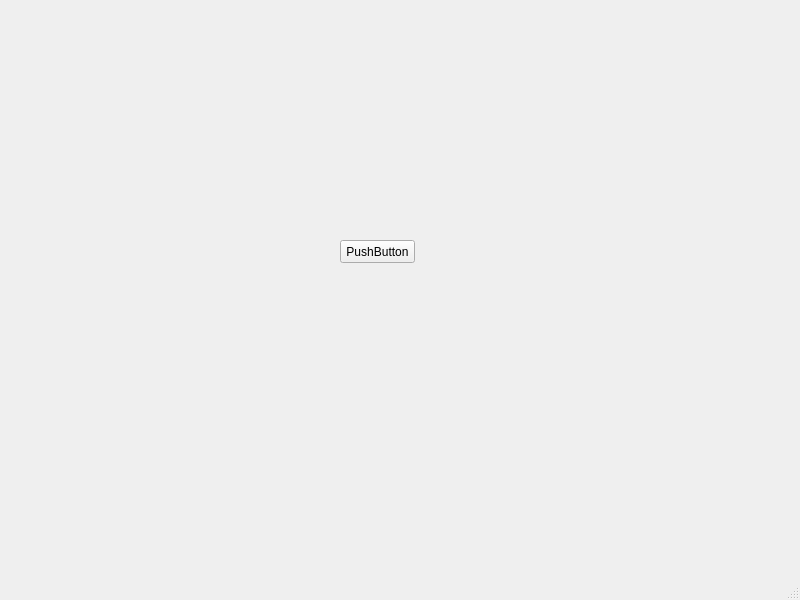
<?xml version="1.0" encoding="UTF-8"?>
<ui version="4.0">
 <class>MainWindow</class>
 <widget class="QMainWindow" name="MainWindow">
  <property name="geometry">
   <rect>
    <x>0</x>
    <y>0</y>
    <width>800</width>
    <height>600</height>
   </rect>
  </property>
  <property name="windowTitle">
   <string>MainWindow</string>
  </property>
  <widget class="QWidget" name="centralwidget">
   <widget class="QPushButton" name="pushButton">
    <property name="geometry">
     <rect>
      <x>340</x>
      <y>240</y>
      <width>75</width>
      <height>23</height>
     </rect>
    </property>
    <property name="text">
     <string>PushButton</string>
    </property>
   </widget>
  </widget>
  <widget class="QMenuBar" name="menubar">
   <property name="geometry">
    <rect>
     <x>0</x>
     <y>0</y>
     <width>800</width>
     <height>21</height>
    </rect>
   </property>
  </widget>
  <widget class="QStatusBar" name="statusbar"/>
 </widget>
 <resources/>
 <connections/>
</ui>
